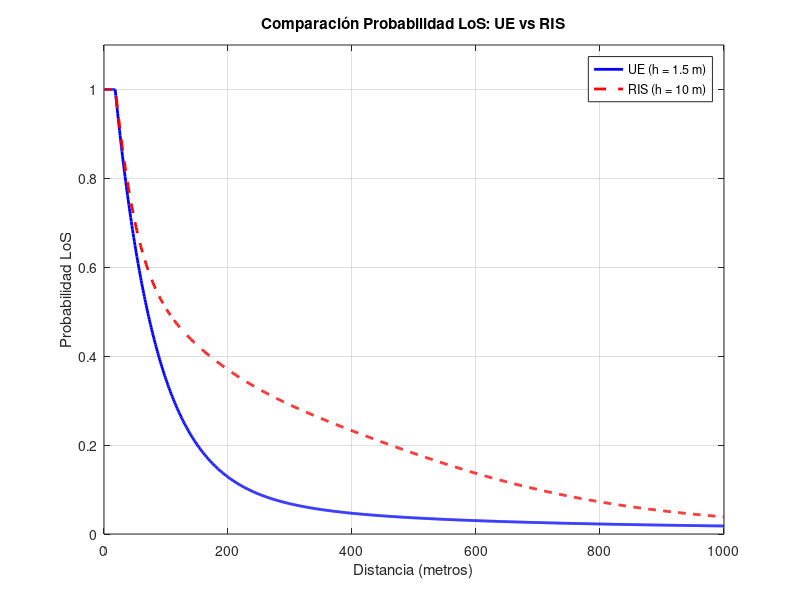

MATLAB code for this plot:
h_ut = 1.5;
h_ris = 10;
distancias = 1:1000;

prob_AP_UE = zeros(1, 1000);
prob_AP_RIS = zeros(1, 1000);

% AP-UE (RIS-UE deberia ser igual a esta)
for d = distancias
    if h_ut > 4.5
        C = ((h_ut - 4.5)/10)^1.5;
    else
        C = 0;
    end
    
    if d > 18
        term1 = (18./d) + exp(-d./63) .* (1 - (18./d));
        term2 = 1 + C * (5/4) * ((d./100).^3) .* exp(-d./150);
        prob_AP_UE(d) = term1 .* term2; 
    else
        prob_AP_UE(d) = 1;
    end
end

% AP-RIS
for d = distancias
    if h_ris > 2
        C = ((h_ris - 2)/10)^1.5;
    else
        C = 0;
    end
    
    if d > 18
        term1 = (18./d) + exp(-d./63) .* (1 - (18./d));
        term2 = 1 + C * (5/4) * ((d./100).^3) .* exp(-d./150);
        prob_AP_RIS(d) = term1 .* term2; 
    else
        prob_AP_RIS(d) = 1;
    end
end


figure;
plot(distancias, prob_AP_UE, 'LineWidth', 2, 'Color', 'b'); 
hold on;
plot(distancias, prob_AP_RIS, 'LineWidth', 2, 'Color', 'r', 'LineStyle', '--');
hold off;
grid on;
title('Comparación Probabilidad LoS: UE vs RIS');
xlabel('Distancia (metros)');
ylabel('Probabilidad LoS');
ylim([0 1.1]);
xlim([0 1000]);
legend(['UE (h = ' num2str(h_ut) ' m)'], ['RIS (h = ' num2str(h_ris) ' m)']);
